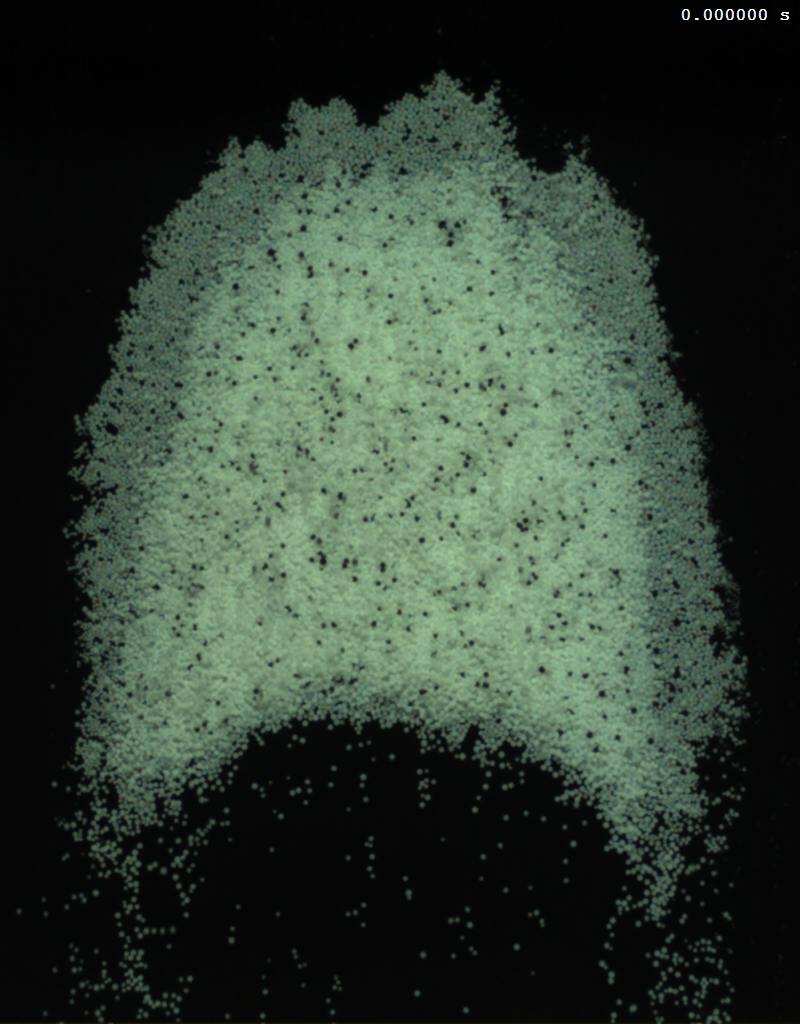
%> input picture Test000000.tif, 800 x 1024 px
$ octave --eval "result = Limit(imread('../Test000000.tif'));"   (GNU Octave 9; MATLAB toolbox functions it lacks are replaced by stand-ins)
%> lines starting %> are read from the running program, lines starting %| are printed output that depends on the picture; in (x1, y1, x2, y2) boxes, pixels count from 0 and x2, y2 are one past the last pixel; in counts of white or black regions, pixels touching at a corner belong together; the program's own positions count from 1

function [limit] = Limit(I)

    try

    Igray = rgb2gray(I);
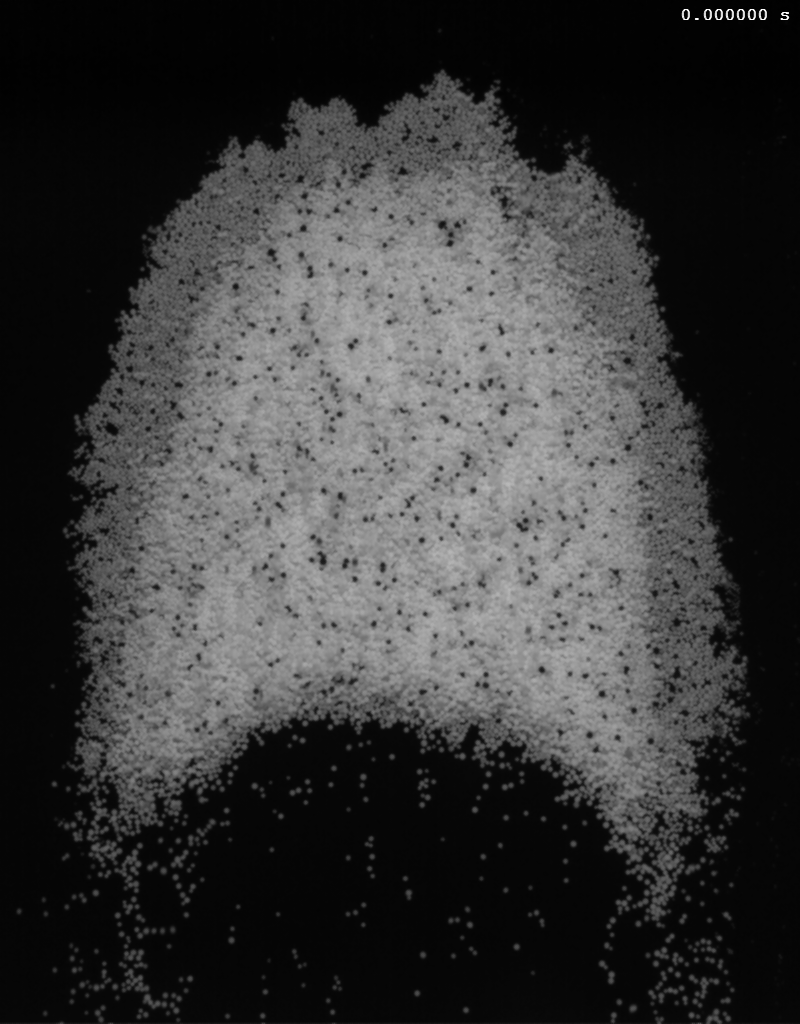
%> Igray: size 1024x800 uint8; min 0, max 255, mean 56.7

    Icomp = imcomplement(Igray);
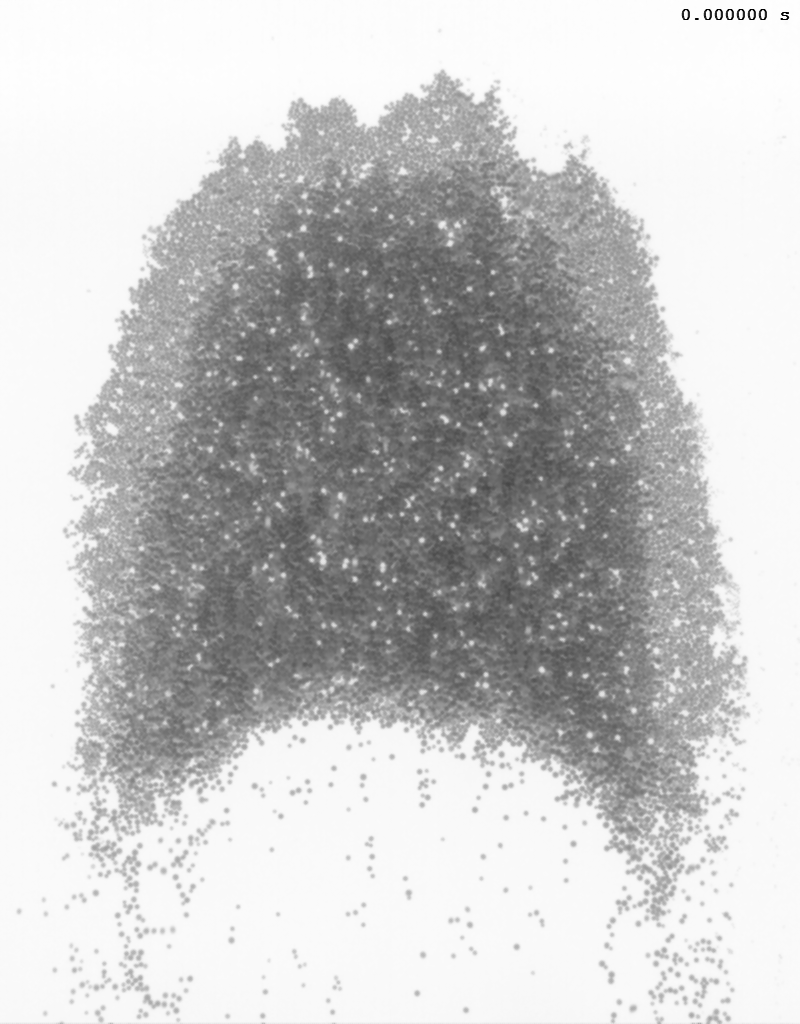
%> Icomp: size 1024x800 uint8; min 0, max 255, mean 198.3

    Ibin = imbinarize(Icomp);
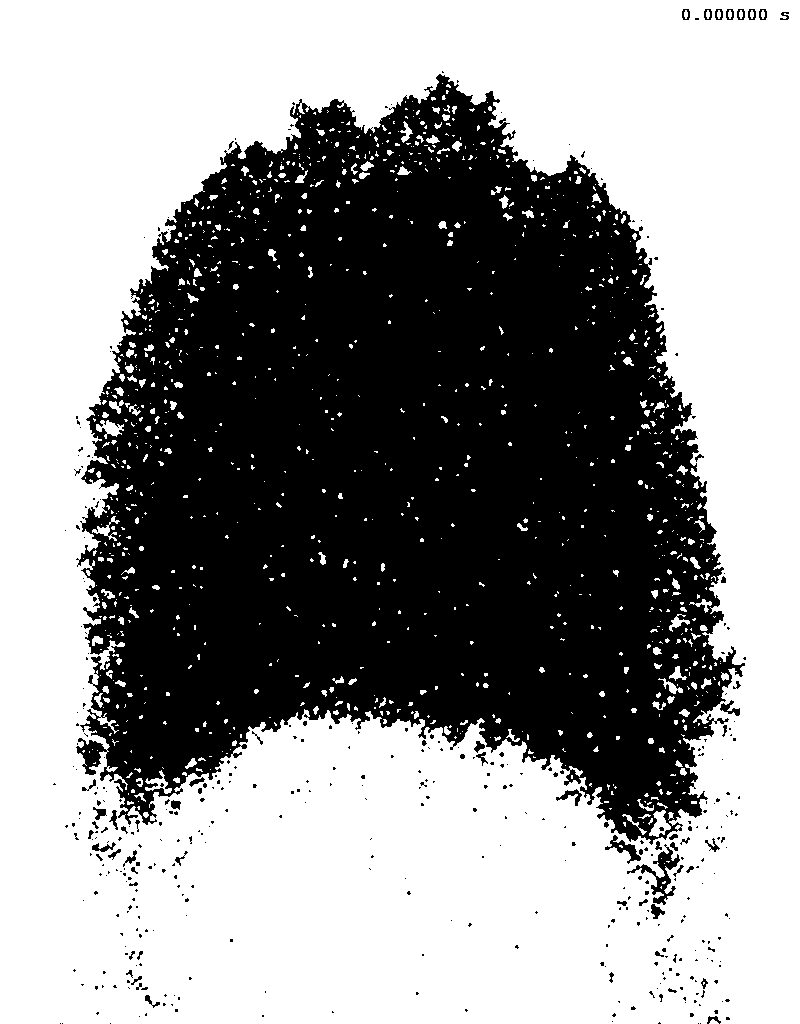
%> Ibin: size 1024x800 logical; 57.8% white; 415 black regions (353 under 20 px), largest, box (x1, y1, x2, y2) and area: (76, 74, 745, 845) 339550, (627, 844, 680, 905) 787, (605, 835, 641, 864) 309

    Iopen = bwareaopen(Ibin,500);
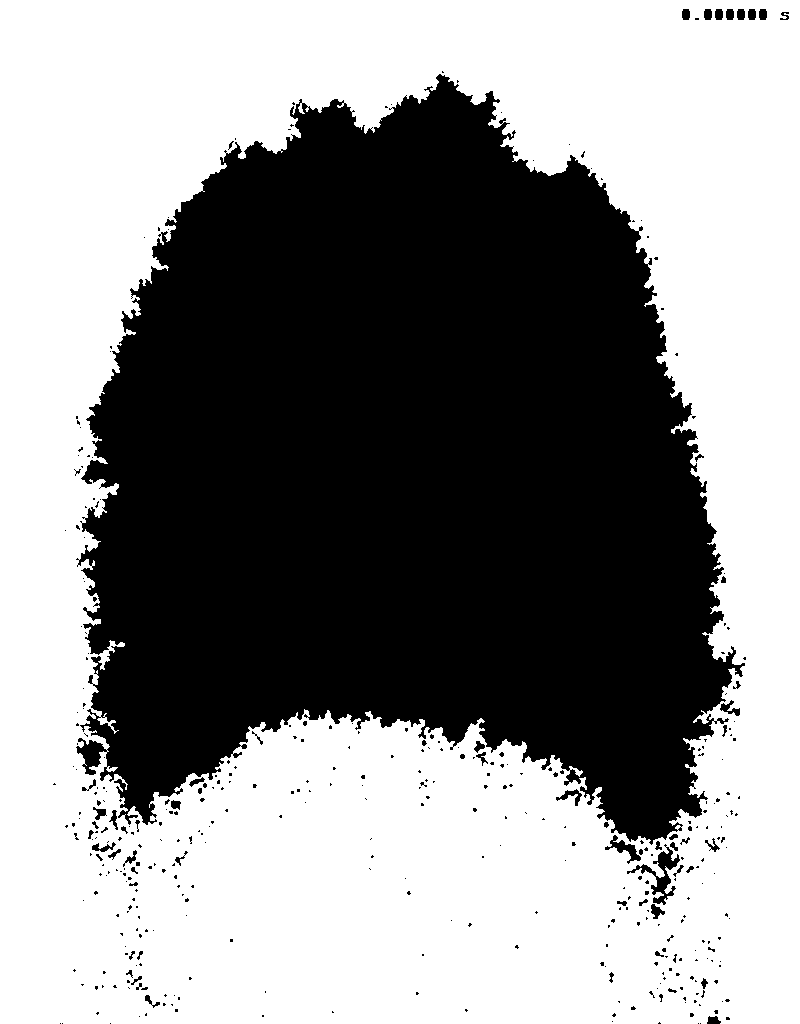
%> Iopen: size 1024x800 logical; 56.1% white; 413 black regions (351 under 20 px), largest, box (x1, y1, x2, y2) and area: (76, 74, 745, 845) 353598, (627, 844, 680, 905) 807, (605, 835, 641, 864) 318

    Icomp2 = imcomplement(Iopen);

    Iopen2 = bwareaopen(Icomp2,500);
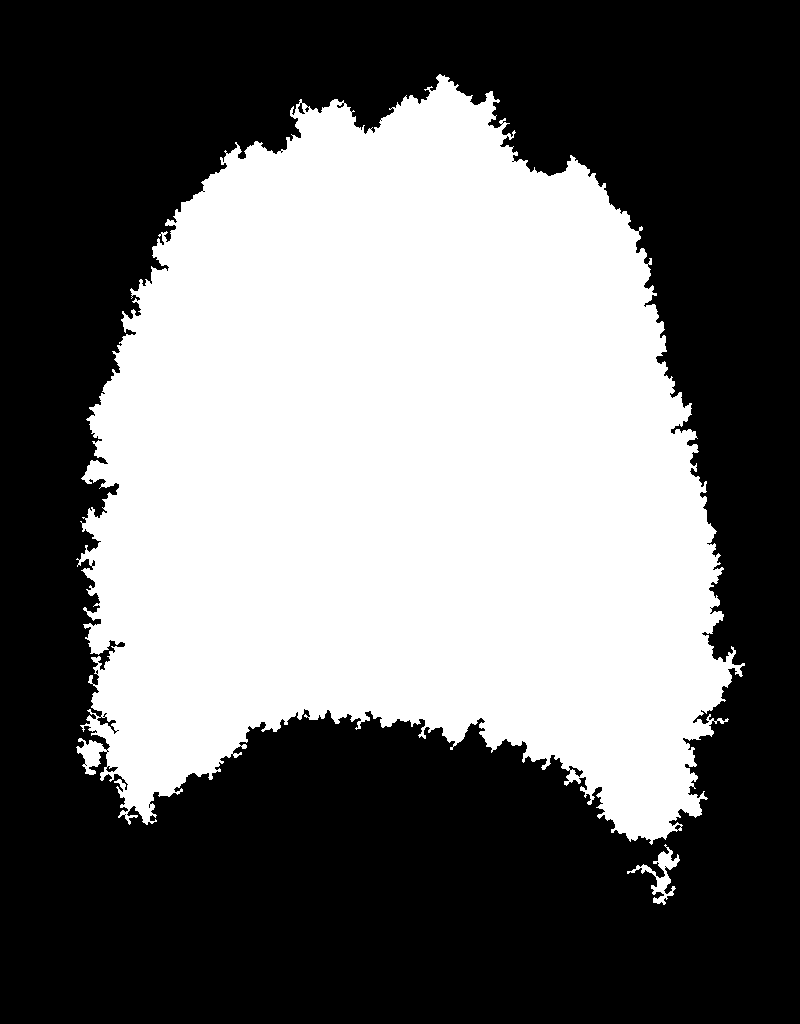
%> Iopen2: size 1024x800 logical; 43.3% white; 2 white regions

    Props = regionprops(Iopen2);
%> Props = 2 regions; box (x1, y1, x2, y2), Area and Centroid: (76, 74, 745, 845) 353598 [403.1 470.9], (627, 844, 680, 905) 807 [661.7 875.4]

    Centroids = fix(vertcat(Props.Centroid));
%> Centroids = [403 470; 661 875]

    CenterLine = find(Iopen2(Centroids(1,2):end,Centroids(1,1))==0);
%> CenterLine = 303 values from 253 to 555

    limit = Centroids(1,2)-1+CenterLine(1,:);
%> limit = 722

    catch ME
        % Some error occurred if you get here.
        errorMessage = sprintf('Error in function %s() at line %d.\n\nError Message:\n%s', ...
        ME.stack(1).name, ME.stack(1).line, ME.message);
        fprintf(1, '%s\n', errorMessage);
        uiwait(warndlg(errorMessage));
    end

end

$ run again, on DuneAngles.PNG
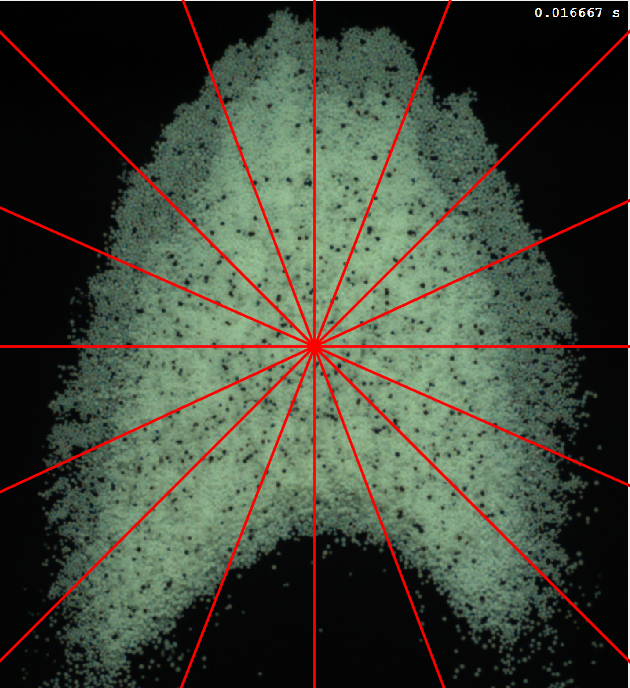
%> input picture DuneAngles.PNG, 630 x 688 px
%> in Limit, `Ibin = imbinarize(Icomp);`:
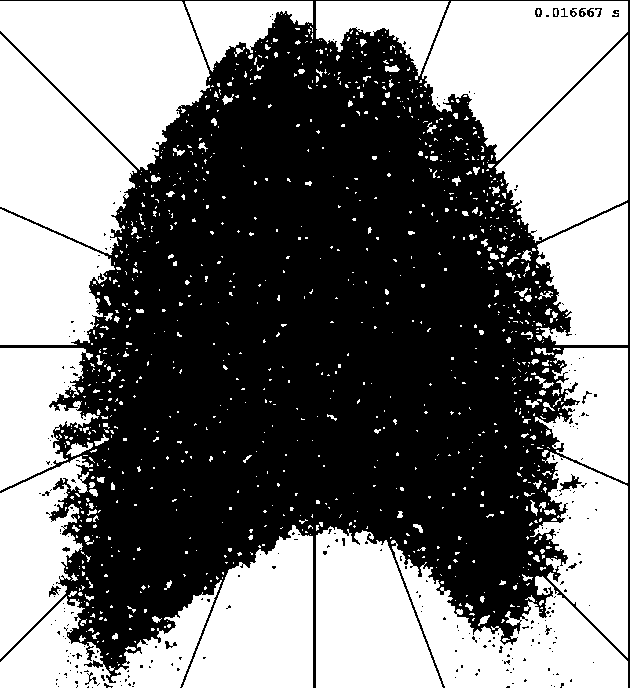
%> Ibin: size 688x630 logical; 47.4% white; 1101 white regions (972 under 20 px), largest, box (x1, y1, x2, y2) and area: (0, 1, 210, 170) 21566, (422, 1, 628, 161) 19347, (0, 34, 137, 255) 16981
%> in Limit, `Iopen2 = bwareaopen(Icomp2,500);`:
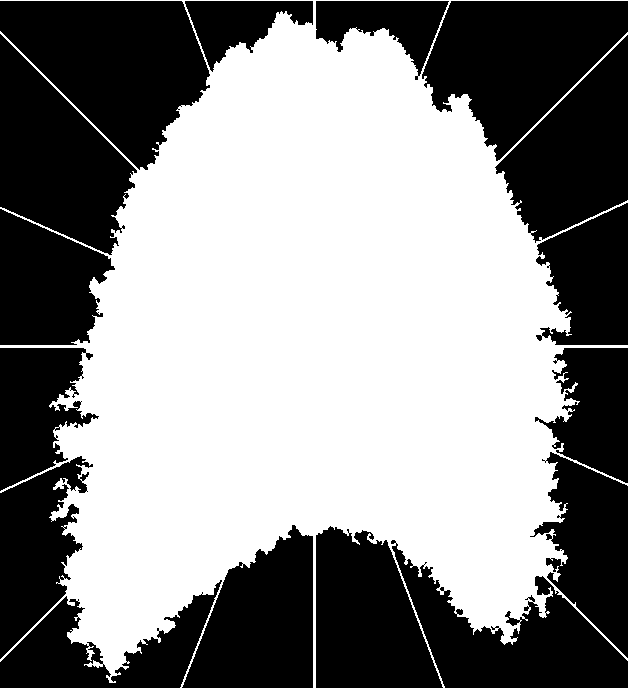
%> Iopen2: size 688x630 logical; 54.4% white; 16 black regions
%> Props = 1 region; box (x1, y1, x2, y2), Area and Centroid: (0, 0, 630, 688) 235686 [317 347]
%> Centroids = [317 346]
%> CenterLine = 153 values from 191 to 343
%> limit = 536
